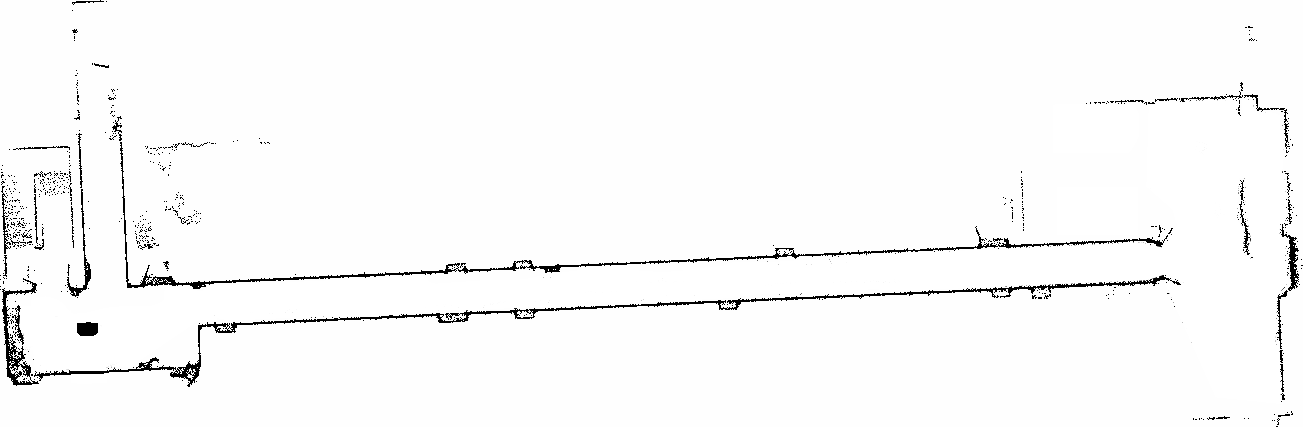
#> input picture src/my_nav/maps/first_map2.pgm, 1303 x 427 px, found by its file name
$ python opening_operation.py
#> lines starting #> are read from the running program, lines starting #| are printed output that depends on the picture
import cv2
import numpy as np
import matplotlib.pyplot as plt

def main():
    # 读取PGM图像
    image_path = '/home/ling/rm/location/src/my_nav/maps/first_map2.pgm'  # 替换为你的PGM图像路径
    image = cv2.imread(image_path, cv2.IMREAD_GRAYSCALE)
#> image is the input picture: shape (427, 1303); min 0, max 255, mean 248.6

    # 检查图像是否成功读取
    if image is None:
        print("Error: Could not read the image.")
        return

    # 创建结构元素
    kernel = np.ones((4, 4), np.uint8)  # 5x5的矩形结构元素

    # 进行开操作
    opening = cv2.morphologyEx(image, cv2.MORPH_OPEN, kernel)
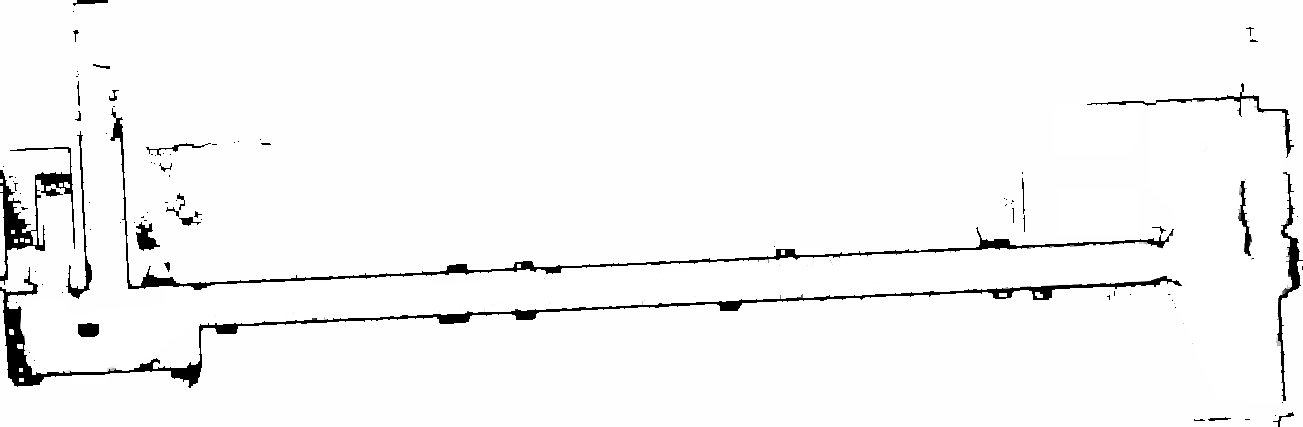
#> opening: shape (427, 1303); min 0, max 255, mean 246.2
    cv2.imshow("dddd",opening)
    cv2.waitKey(0)

if __name__ == "__main__":
    main()

$ run again, with src/my_nav/maps/second_map.pgm copied over src/my_nav/maps/first_map2.pgm
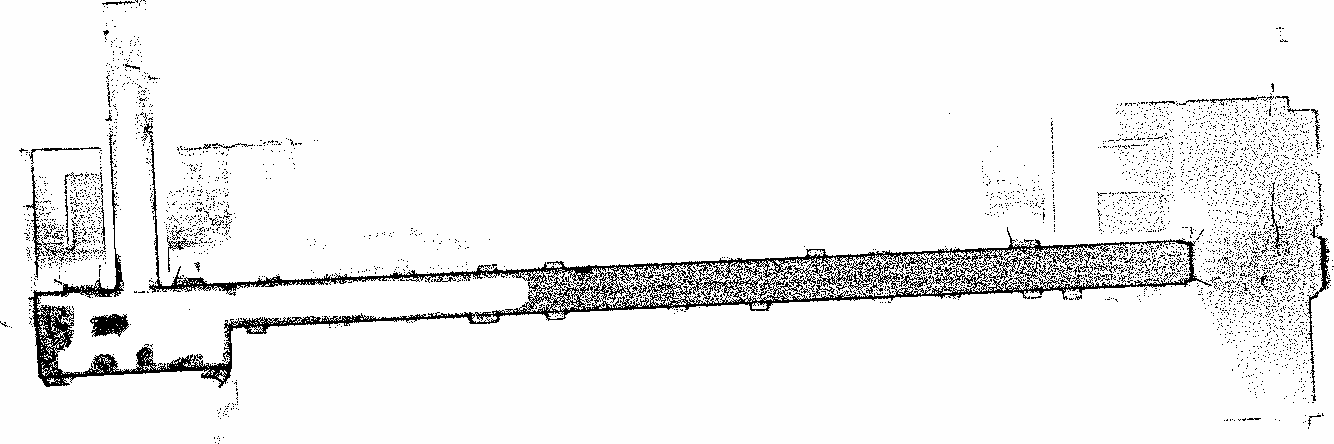
#> input picture src/my_nav/maps/second_map.pgm, 1334 x 444 px, found by its file name
#> in main, image is the input picture: shape (444, 1334); min 0, max 255, mean 239
#> in main, `opening = cv2.morphologyEx(image, cv2.MORPH_OPEN, kernel)`:
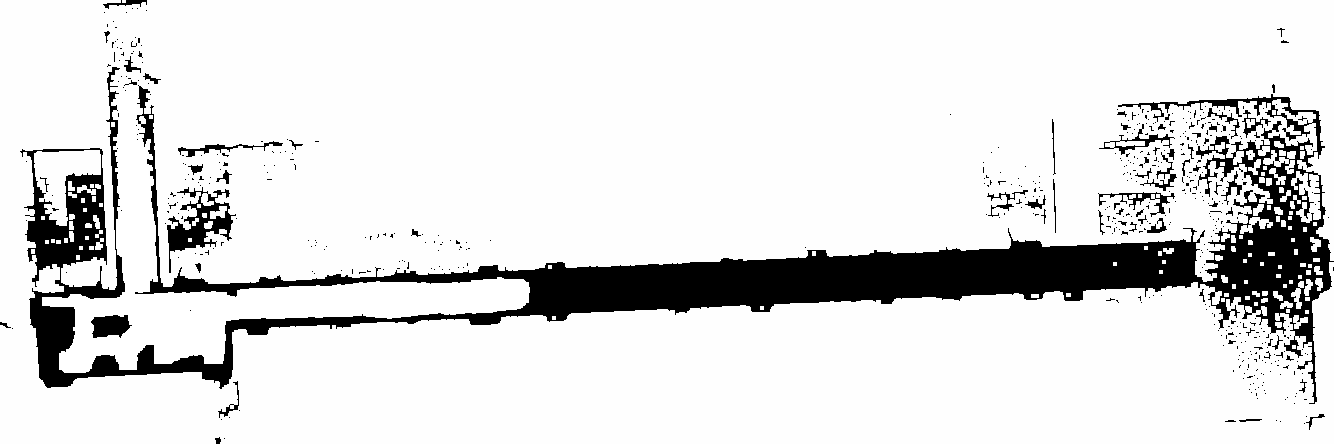
#> opening: shape (444, 1334); min 0, max 255, mean 222.8
